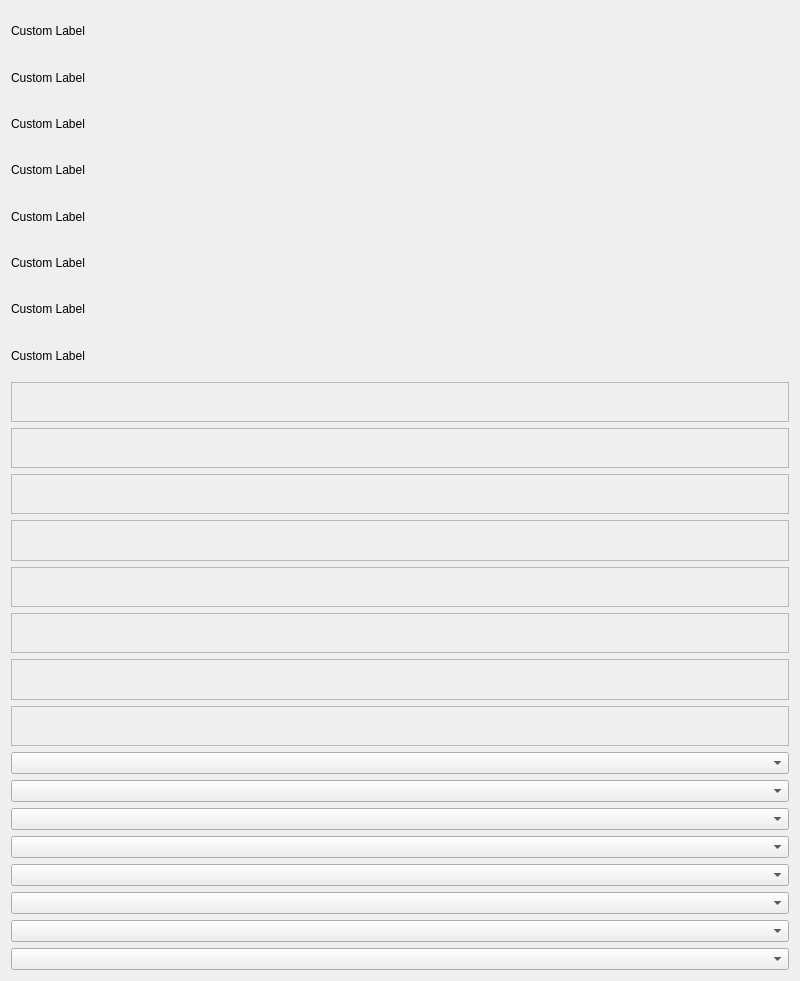
<?xml version="1.0" encoding="UTF-8"?>
<ui version="4.0">
 <class>TestWidgetClass</class>
 <widget class="QWidget" name="TestWidgetClass">
  <property name="geometry">
   <rect>
    <x>0</x>
    <y>0</y>
    <width>800</width>
    <height>981</height>
   </rect>
  </property>
  <property name="windowTitle">
   <string>Custom Widget Test</string>
  </property>
  <layout class="QVBoxLayout" name="verticalLayout">
   <item>
    <widget class="CustomLabel" name="customLabel_2">
     <property name="text">
      <string>Custom Label</string>
     </property>
     <property name="EM_LabelFormat" stdset="0">
      <enum>CustomLabel::EM_Normal</enum>
     </property>
     <property name="labelFormat" stdset="0">
      <string>EM_Normal</string>
     </property>
    </widget>
   </item>
   <item>
    <widget class="CustomLabel" name="customLabel">
     <property name="text">
      <string>Custom Label</string>
     </property>
     <property name="EM_LabelFormat" stdset="0">
      <enum>CustomLabel::EM_Title</enum>
     </property>
     <property name="labelFormat" stdset="0">
      <string>EM_Title</string>
     </property>
    </widget>
   </item>
   <item>
    <widget class="CustomLabel" name="customLabel_4">
     <property name="text">
      <string>Custom Label</string>
     </property>
     <property name="EM_LabelFormat" stdset="0">
      <enum>CustomLabel::EM_SubTitle</enum>
     </property>
     <property name="labelFormat" stdset="0">
      <string>EM_SubTitle</string>
     </property>
    </widget>
   </item>
   <item>
    <widget class="CustomLabel" name="customLabel_5">
     <property name="text">
      <string>Custom Label</string>
     </property>
     <property name="EM_LabelFormat" stdset="0">
      <enum>CustomLabel::EM_Description</enum>
     </property>
     <property name="labelFormat" stdset="0">
      <string>EM_Description</string>
     </property>
    </widget>
   </item>
   <item>
    <widget class="CustomLabel" name="customLabel_3">
     <property name="text">
      <string>Custom Label</string>
     </property>
     <property name="EM_LabelFormat" stdset="0">
      <enum>CustomLabel::EM_Warning</enum>
     </property>
     <property name="labelFormat" stdset="0">
      <string>EM_Warning</string>
     </property>
    </widget>
   </item>
   <item>
    <widget class="CustomLabel" name="customLabel_6">
     <property name="text">
      <string>Custom Label</string>
     </property>
     <property name="EM_LabelFormat" stdset="0">
      <enum>CustomLabel::EM_Error</enum>
     </property>
     <property name="labelFormat" stdset="0">
      <string>EM_Error</string>
     </property>
    </widget>
   </item>
   <item>
    <widget class="CustomLabel" name="customLabel_7">
     <property name="text">
      <string>Custom Label</string>
     </property>
     <property name="EM_LabelFormat" stdset="0">
      <enum>CustomLabel::EM_Success</enum>
     </property>
     <property name="labelFormat" stdset="0">
      <string>EM_Success</string>
     </property>
    </widget>
   </item>
   <item>
    <widget class="CustomLabel" name="customLabel_8">
     <property name="text">
      <string>Custom Label</string>
     </property>
     <property name="EM_LabelFormat" stdset="0">
      <enum>CustomLabel::EM_Info</enum>
     </property>
     <property name="labelFormat" stdset="0">
      <string>EM_Info</string>
     </property>
    </widget>
   </item>
   <item>
    <widget class="CustomFrame" name="customFrame">
     <property name="frameShape">
      <enum>QFrame::StyledPanel</enum>
     </property>
     <property name="frameShadow">
      <enum>QFrame::Raised</enum>
     </property>
     <property name="lineWidth">
      <number>1</number>
     </property>
     <property name="midLineWidth">
      <number>0</number>
     </property>
     <property name="EM_FrameFormat" stdset="0">
      <enum>CustomFrame::EM_Normal</enum>
     </property>
     <property name="frameFormat" stdset="0">
      <string>EM_Normal</string>
     </property>
    </widget>
   </item>
   <item>
    <widget class="CustomFrame" name="customFrame_2">
     <property name="frameShape">
      <enum>QFrame::StyledPanel</enum>
     </property>
     <property name="frameShadow">
      <enum>QFrame::Raised</enum>
     </property>
     <property name="lineWidth">
      <number>1</number>
     </property>
     <property name="midLineWidth">
      <number>0</number>
     </property>
     <property name="EM_FrameFormat" stdset="0">
      <enum>CustomFrame::EM_Card</enum>
     </property>
     <property name="frameFormat" stdset="0">
      <string>EM_Card</string>
     </property>
    </widget>
   </item>
   <item>
    <widget class="CustomFrame" name="customFrame_3">
     <property name="frameShape">
      <enum>QFrame::StyledPanel</enum>
     </property>
     <property name="frameShadow">
      <enum>QFrame::Raised</enum>
     </property>
     <property name="lineWidth">
      <number>1</number>
     </property>
     <property name="midLineWidth">
      <number>0</number>
     </property>
     <property name="EM_FrameFormat" stdset="0">
      <enum>CustomFrame::EM_Panel</enum>
     </property>
     <property name="frameFormat" stdset="0">
      <string>EM_Panel</string>
     </property>
    </widget>
   </item>
   <item>
    <widget class="CustomFrame" name="customFrame_4">
     <property name="frameShape">
      <enum>QFrame::StyledPanel</enum>
     </property>
     <property name="frameShadow">
      <enum>QFrame::Raised</enum>
     </property>
     <property name="lineWidth">
      <number>1</number>
     </property>
     <property name="midLineWidth">
      <number>0</number>
     </property>
     <property name="EM_FrameFormat" stdset="0">
      <enum>CustomFrame::EM_Shadow</enum>
     </property>
     <property name="frameFormat" stdset="0">
      <string>EM_Shadow</string>
     </property>
    </widget>
   </item>
   <item>
    <widget class="CustomFrame" name="customFrame_5">
     <property name="frameShape">
      <enum>QFrame::StyledPanel</enum>
     </property>
     <property name="frameShadow">
      <enum>QFrame::Raised</enum>
     </property>
     <property name="lineWidth">
      <number>1</number>
     </property>
     <property name="midLineWidth">
      <number>0</number>
     </property>
     <property name="EM_FrameFormat" stdset="0">
      <enum>CustomFrame::EM_Raised</enum>
     </property>
     <property name="frameFormat" stdset="0">
      <string>EM_Raised</string>
     </property>
    </widget>
   </item>
   <item>
    <widget class="CustomFrame" name="customFrame_6">
     <property name="frameShape">
      <enum>QFrame::StyledPanel</enum>
     </property>
     <property name="frameShadow">
      <enum>QFrame::Raised</enum>
     </property>
     <property name="lineWidth">
      <number>1</number>
     </property>
     <property name="midLineWidth">
      <number>0</number>
     </property>
     <property name="EM_FrameFormat" stdset="0">
      <enum>CustomFrame::EM_Sunken</enum>
     </property>
     <property name="frameFormat" stdset="0">
      <string>EM_Sunken</string>
     </property>
    </widget>
   </item>
   <item>
    <widget class="CustomFrame" name="customFrame_7">
     <property name="frameShape">
      <enum>QFrame::StyledPanel</enum>
     </property>
     <property name="frameShadow">
      <enum>QFrame::Raised</enum>
     </property>
     <property name="lineWidth">
      <number>1</number>
     </property>
     <property name="midLineWidth">
      <number>0</number>
     </property>
     <property name="EM_FrameFormat" stdset="0">
      <enum>CustomFrame::EM_Line</enum>
     </property>
     <property name="frameFormat" stdset="0">
      <string>EM_Line</string>
     </property>
    </widget>
   </item>
   <item>
    <widget class="CustomFrame" name="customFrame_8">
     <property name="frameShape">
      <enum>QFrame::StyledPanel</enum>
     </property>
     <property name="frameShadow">
      <enum>QFrame::Raised</enum>
     </property>
     <property name="lineWidth">
      <number>1</number>
     </property>
     <property name="midLineWidth">
      <number>0</number>
     </property>
     <property name="EM_FrameFormat" stdset="0">
      <enum>CustomFrame::EM_None</enum>
     </property>
     <property name="frameFormat" stdset="0">
      <string>EM_None</string>
     </property>
    </widget>
   </item>
   <item>
    <widget class="CustomComboBox" name="customComboBox">
     <property name="EM_ComboBoxFormat" stdset="0">
      <enum>CustomComboBox::EM_Normal</enum>
     </property>
     <property name="comboBoxFormat" stdset="0">
      <string>EM_Normal</string>
     </property>
    </widget>
   </item>
   <item>
    <widget class="CustomComboBox" name="customComboBox_2">
     <property name="EM_ComboBoxFormat" stdset="0">
      <enum>CustomComboBox::EM_Primary</enum>
     </property>
     <property name="comboBoxFormat" stdset="0">
      <string>EM_Primary</string>
     </property>
    </widget>
   </item>
   <item>
    <widget class="CustomComboBox" name="customComboBox_3">
     <property name="EM_ComboBoxFormat" stdset="0">
      <enum>CustomComboBox::EM_Success</enum>
     </property>
     <property name="comboBoxFormat" stdset="0">
      <string>EM_Success</string>
     </property>
    </widget>
   </item>
   <item>
    <widget class="CustomComboBox" name="customComboBox_4">
     <property name="EM_ComboBoxFormat" stdset="0">
      <enum>CustomComboBox::EM_Warning</enum>
     </property>
     <property name="comboBoxFormat" stdset="0">
      <string>EM_Warning</string>
     </property>
    </widget>
   </item>
   <item>
    <widget class="CustomComboBox" name="customComboBox_5">
     <property name="EM_ComboBoxFormat" stdset="0">
      <enum>CustomComboBox::EM_Error</enum>
     </property>
     <property name="comboBoxFormat" stdset="0">
      <string>EM_Error</string>
     </property>
    </widget>
   </item>
   <item>
    <widget class="CustomComboBox" name="customComboBox_6">
     <property name="EM_ComboBoxFormat" stdset="0">
      <enum>CustomComboBox::EM_Info</enum>
     </property>
     <property name="comboBoxFormat" stdset="0">
      <string>EM_Info</string>
     </property>
    </widget>
   </item>
   <item>
    <widget class="CustomComboBox" name="customComboBox_7">
     <property name="EM_ComboBoxFormat" stdset="0">
      <enum>CustomComboBox::EM_Link</enum>
     </property>
     <property name="comboBoxFormat" stdset="0">
      <string>EM_Link</string>
     </property>
    </widget>
   </item>
   <item>
    <widget class="CustomComboBox" name="customComboBox_8">
     <property name="EM_ComboBoxFormat" stdset="0">
      <enum>CustomComboBox::EM_Disabled</enum>
     </property>
     <property name="comboBoxFormat" stdset="0">
      <string>EM_Disabled</string>
     </property>
    </widget>
   </item>
  </layout>
 </widget>
 <layoutdefault spacing="6" margin="11"/>
 <customwidgets>
  <customwidget>
   <class>CustomComboBox</class>
   <extends>QComboBox</extends>
   <header>CoreWidget/CustomComboBox.h</header>
  </customwidget>
  <customwidget>
   <class>CustomFrame</class>
   <extends>QFrame</extends>
   <header>CoreWidget/CustomFrame.h</header>
  </customwidget>
  <customwidget>
   <class>CustomLabel</class>
   <extends>QLabel</extends>
   <header>CoreWidget/CustomLabel.h</header>
  </customwidget>
 </customwidgets>
 <resources/>
 <connections/>
</ui>
